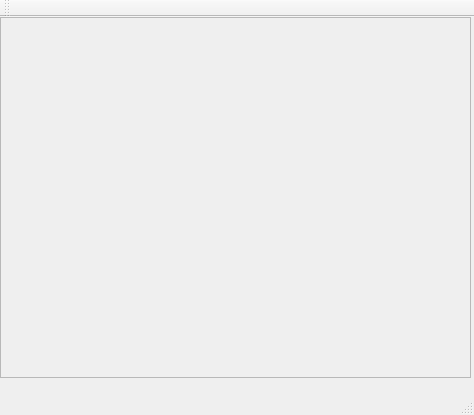
<?xml version="1.0" encoding="UTF-8"?>
<ui version="4.0">
 <class>MainWindow</class>
 <widget class="QMainWindow" name="MainWindow">
  <property name="geometry">
   <rect>
    <x>0</x>
    <y>0</y>
    <width>474</width>
    <height>415</height>
   </rect>
  </property>
  <property name="windowTitle">
   <string>MainWindow</string>
  </property>
  <widget class="QWidget" name="centralWidget">
   <widget class="QFrame" name="frame">
    <property name="geometry">
     <rect>
      <x>0</x>
      <y>0</y>
      <width>471</width>
      <height>361</height>
     </rect>
    </property>
    <property name="frameShape">
     <enum>QFrame::StyledPanel</enum>
    </property>
    <property name="frameShadow">
     <enum>QFrame::Raised</enum>
    </property>
   </widget>
  </widget>
  <widget class="QMenuBar" name="menuBar">
   <property name="geometry">
    <rect>
     <x>0</x>
     <y>0</y>
     <width>474</width>
     <height>21</height>
    </rect>
   </property>
  </widget>
  <widget class="QToolBar" name="mainToolBar">
   <attribute name="toolBarArea">
    <enum>TopToolBarArea</enum>
   </attribute>
   <attribute name="toolBarBreak">
    <bool>false</bool>
   </attribute>
  </widget>
  <widget class="QStatusBar" name="statusBar"/>
 </widget>
 <layoutdefault spacing="6" margin="11"/>
 <resources/>
 <connections/>
</ui>
